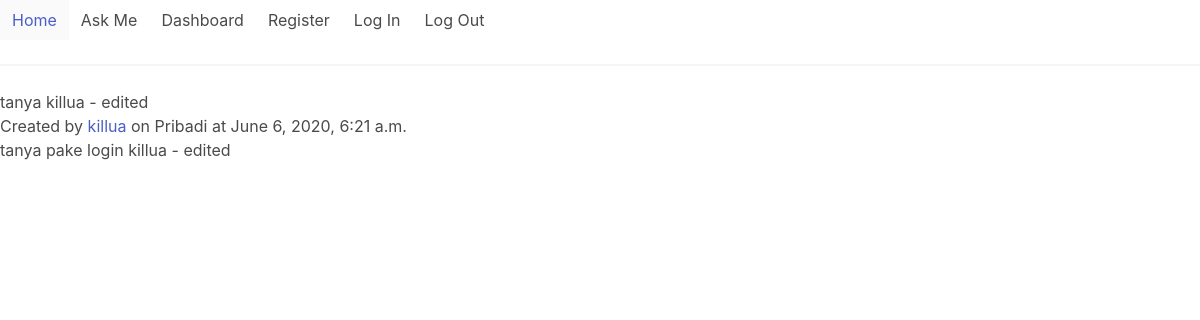
/askme/detail/3, run on the app's committed database.
### articles/models.py (models this page shows, shortened)
class AskMe(BaseModel):
    title = models.CharField(max_length=200)
    question = models.TextField()
    author = models.ForeignKey(Member, on_delete=models.CASCADE)
    category = models.ForeignKey(QuestionCategory, on_delete=models.CASCADE)

class QuestionCategory(BaseModel):
    name = models.CharField(max_length=100)
    def __str__(self):
        return self.name

### members/models.py (models this page shows, shortened)
class Member(models.Model):
    user = models.OneToOneField(User, on_delete=models.CASCADE)
    photo = models.ImageField(blank=True, null=True, upload_to=photo_path)
    def __str__(self):
        return self.user.username

### articles/views.py (the view)
# urls.py: path('askme/detail/<int:askme_id>', detail_askme_page, name='detail_askme'),
def detail_askme_page(request, askme_id):
    question = get_object_or_404(AskMe, id=askme_id)
    context = {
        'question':question,
    }
    return render(request, 'articles/detail_askme.html', context)

### templates/articles/detail_askme.html (shortened to what this page needs)
{% extends "base.html" %}
{% block content %}
    <h1>{{ question.title }}</h1>
    <h2>Created by <a href="{% url 'members:profile' question.author %}">{{ question.author }} </a>
        on {{ question.category }} at {{ question.created_at }}</h2>
    <p>{{ question.question }}</p>
{% endblock %}

### data on the page
AskMe: title "tanya killua - edited", author "killua", category "Pribadi", created_at "June 6, 2020, 6:21 a.m.", question "tanya pake login killua - edited"
